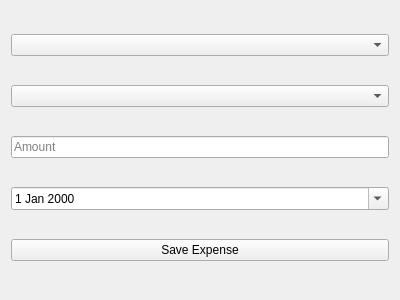
<?xml version="1.0" encoding="UTF-8"?>
<ui version="4.0">
 <class>ExpenseEntry</class>
 <widget class="QWidget" name="ExpenseEntry">
  <property name="geometry">
   <rect>
    <x>0</x>
    <y>0</y>
    <width>400</width>
    <height>300</height>
   </rect>
  </property>
  <property name="windowTitle">
   <string>Expense Entry</string>
  </property>
  <layout class="QVBoxLayout" name="verticalLayout">
    <item>
     <widget class="QComboBox" name="categoryComboBox">
      <property name="placeholderText">
       <string>Select Category</string>
      </property>
     </widget>
    </item>
    <item>
     <widget class="QComboBox" name="subcategoryComboBox">
      <property name="placeholderText">
       <string>Select Subcategory</string>
      </property>
     </widget>
    </item>
    <item>
     <widget class="QLineEdit" name="amountLineEdit">
      <property name="placeholderText">
       <string>Amount</string>
      </property>
     </widget>
    </item>
    <item>
     <widget class="QDateEdit" name="dateEdit">
      <property name="calendarPopup">
       <bool>true</bool>
      </property>
      <property name="date">
       <date>2024-12-16</date>
      </property>
     </widget>
    </item>
    <item>
     <widget class="QPushButton" name="saveExpenseButton">
      <property name="text">
       <string>Save Expense</string>
      </property>
     </widget>
    </item>
  </layout>
 </widget>
 <resources/>
 <connections/>
</ui>
